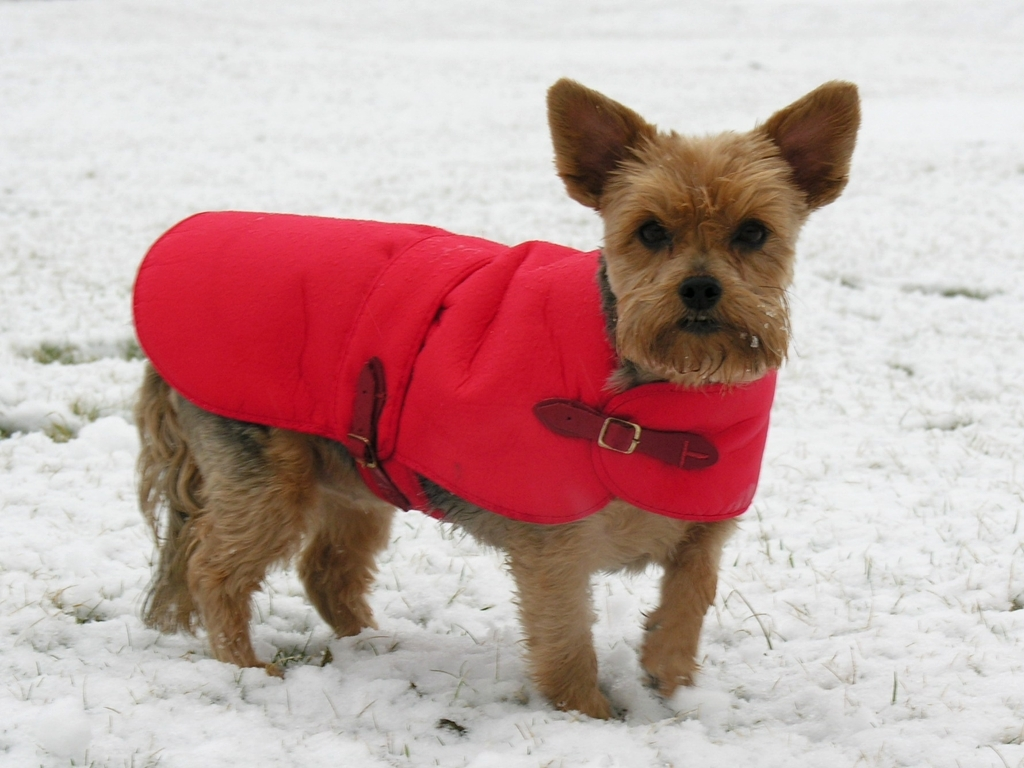
#> input picture 可视化/koniq.jpg, 1024 x 768 px, given in place of koniq.png, which was not available
$ python '纹理图.py'
#> lines starting #> are read from the running program, lines starting #| are printed output that depends on the picture; pictures that were not available may be replaced by others from this repository, and a replacement may not be noted
import os
import cv2
import numpy as np

class ImageProcessor:
    def __init__(self):
        pass

    def gaussian_filter(self, image, sigma):
        """
        对图像应用高斯滤波器
        """
        return cv2.GaussianBlur(image, (0, 0), sigmaX=sigma, sigmaY=sigma)

    def structure_texture_decomposition(self, image, sigma):
        """
        使用高斯滤波器进行结构-纹理分解
        :param image: 输入图像
        :param sigma: 高斯滤波器的标准差
        :return: 结构图像和纹理图像
        """
        # 计算结构图像（高斯模糊）
        structure_image = self.gaussian_filter(image, sigma)

        # 计算纹理图像（原图减去结构图像）
        texture_image = image - structure_image

        return structure_image, texture_image

    def process_and_save_texture(self, image_path, sigma, output_folder):
        """
        处理输入图像并保存纹理图像
        :param image_path: 输入图像路径
        :param sigma: 高斯滤波器的标准差
        :param output_folder: 输出文件夹路径
        """
#> called with image_path = '可视化/koniq.png', sigma = 2, output_folder = '可视化/纹理图'
        # 读取输入图像
        img = cv2.imread(image_path, cv2.IMREAD_GRAYSCALE)
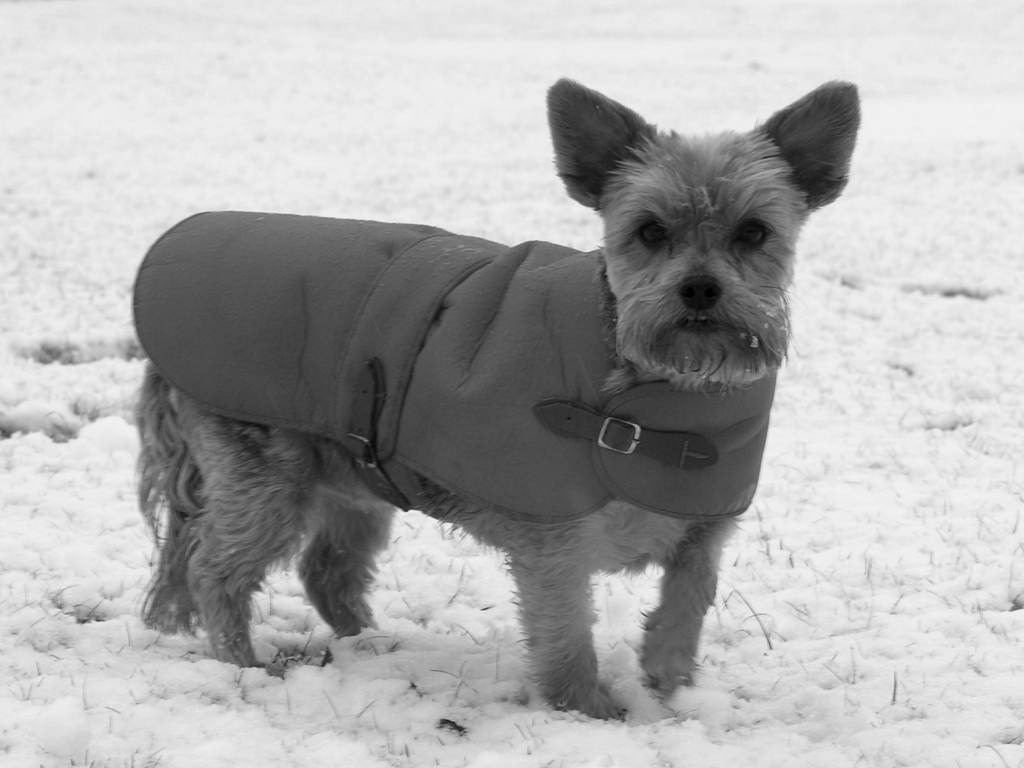
#> img: shape (768, 1024); min 0, max 244, mean 173.5
        if img is None:
            print(f"无法读取图像: {image_path}")
            return

        # 第一种：对原图进行纹理图变化之后再resize 224x224
        _, texture_image_1 = self.structure_texture_decomposition(img, sigma)
#> in structure_texture_decomposition, `texture_image = image - structure_image`:
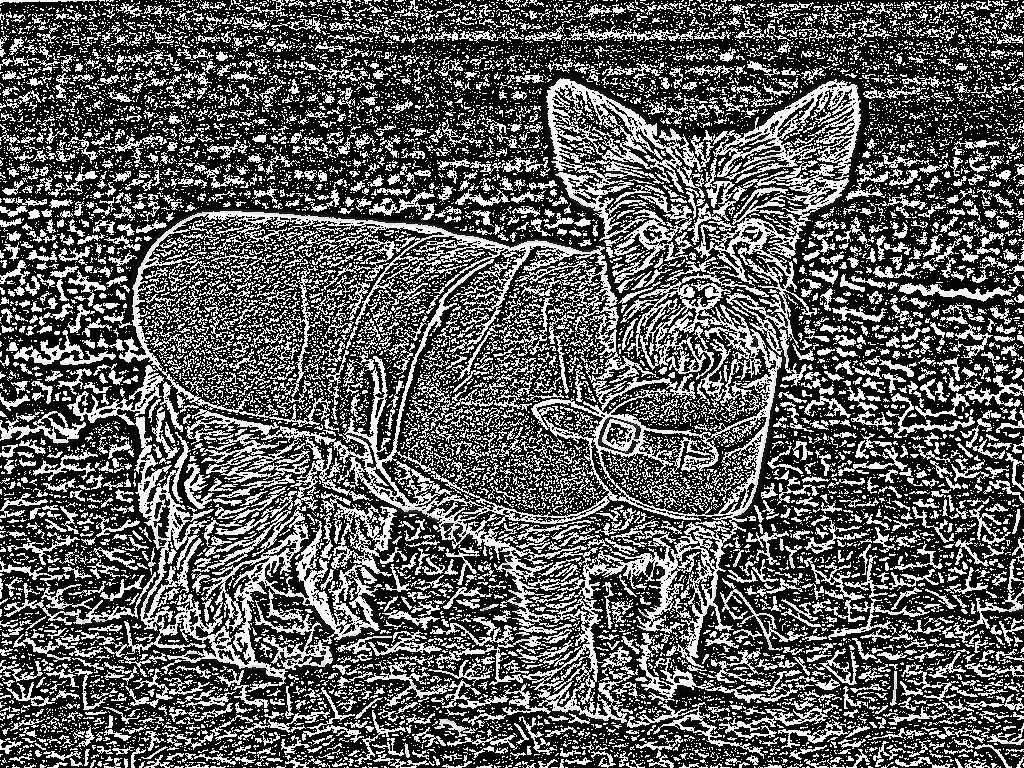
#> texture_image: shape (768, 1024); min 0, max 255, mean 92.5
        texture_image_1_resized = cv2.resize(texture_image_1, (224, 224), interpolation=cv2.INTER_CUBIC)
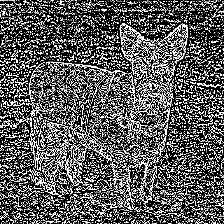
#> texture_image_1_resized: shape (224, 224); min 0, max 255, mean 94.1

        # 第二种：先resize成224x224再变成纹理图
        img_resized = cv2.resize(img, (224, 224), interpolation=cv2.INTER_CUBIC)
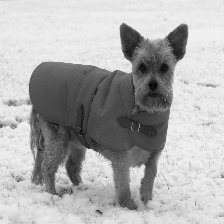
#> img_resized: shape (224, 224); min 1, max 242, mean 173.5
        _, texture_image_2 = self.structure_texture_decomposition(img_resized, sigma)
#> call 2 of structure_texture_decomposition, with sigma = 2
#> call 2 of gaussian_filter, with sigma = 2
#> in gaussian_filter (call 2), `return cv2.GaussianBlur(image, (0, 0), sigmaX=sigma, sigmaY=sigma)`:
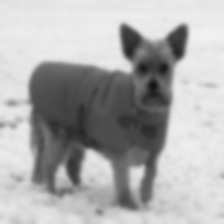
#> returned value: shape (224, 224); min 18, max 240, mean 173.5
#> in structure_texture_decomposition (call 2), `texture_image = image - structure_image`:
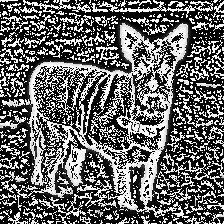
#> texture_image: shape (224, 224); min 0, max 255, mean 103.1

        # 创建输出文件夹
        os.makedirs(output_folder, exist_ok=True)

        # 保存第一种纹理图像
        output_path_1 = os.path.join(output_folder, os.path.splitext(os.path.basename(image_path))[0] + '_texture1.png')
        cv2.imwrite(output_path_1, texture_image_1_resized)
        print(f"纹理图像已保存: {output_path_1}")

        # 保存第二种纹理图像
        output_path_2 = os.path.join(output_folder, os.path.splitext(os.path.basename(image_path))[0] + '_texture2.png')
        cv2.imwrite(output_path_2, texture_image_2)
        print(f"纹理图像已保存: {output_path_2}")

        # 保存调整大小后的原始图像
        output_path_resized = os.path.join(output_folder, os.path.splitext(os.path.basename(image_path))[0] + '_resized.png')
        cv2.imwrite(output_path_resized, img_resized)
        print(f"调整大小后的原始图像已保存: {output_path_resized}")

if __name__ == "__main__":
    # 示例用法
    input_image_path = "可视化/koniq.png"
    output_directory = "可视化/纹理图"
    sigma_value = 2.0  # 高斯滤波器的标准差

    processor = ImageProcessor()
    processor.process_and_save_texture(input_image_path, sigma_value, output_directory)
